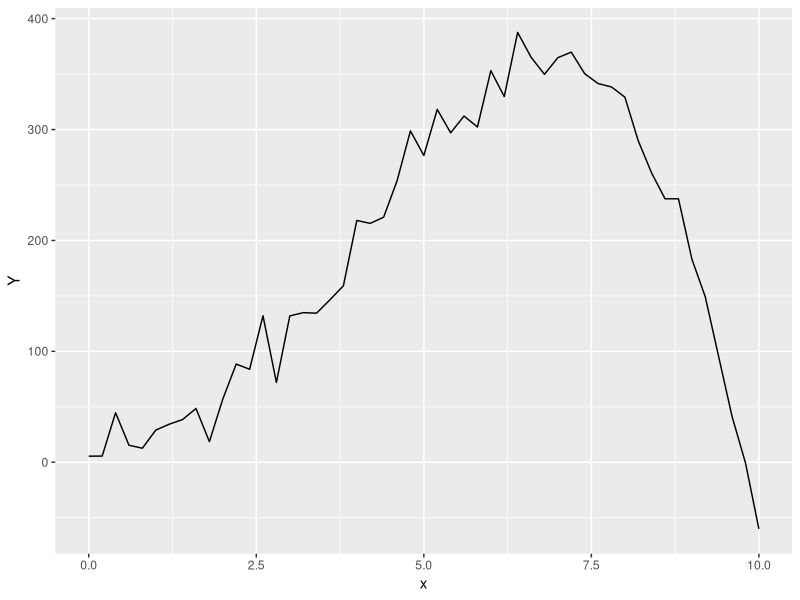
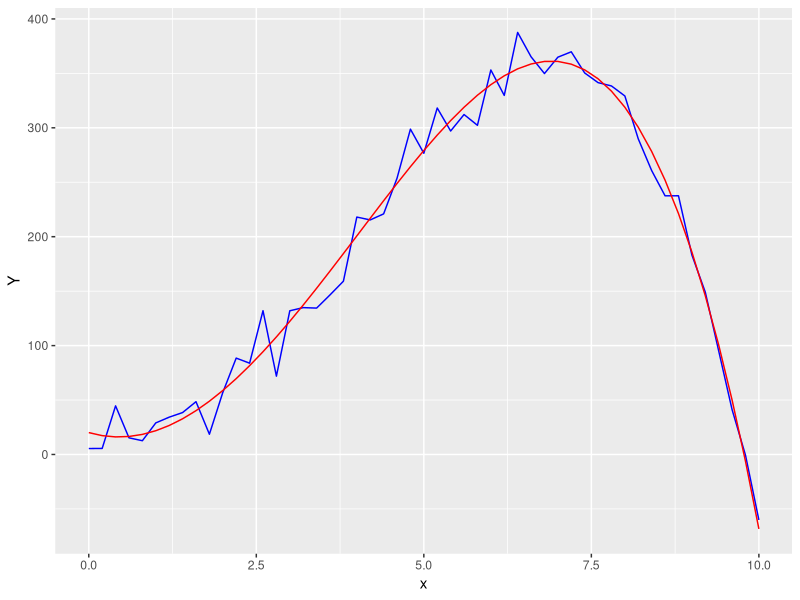

Recreate these plots in R, in order.
## ---- chunk 1
  Y <- function(x, teta, eps) {
    return (teta[1] + teta[2]*x + teta[3]*x**2 + teta[4]*x**3 + teta[5]*x**4 + eps)
  }
## ---- chunk 2
  #1
  a = 0
  b = 10
  n = 50
  m = 5
  
  mean = 0
  sd = 20
  
  tetas <- c(1, -5, 20, -1, -0.1)
  x <- seq(a, b, (b - a) / n)
## ---- chunk 3
  #2
  eps <- rnorm(n + 1, mean=mean, sd=sd)
  Y <- Y(x, teta=tetas, eps=eps)
## ---- chunk 4

  #install.packages("ggplot2")
  library(ggplot2)
  
  
  df <- data.frame(Y, x)
  ggplot(data=df, aes(x=x, y=Y))  + geom_line()

## ---- chunk 5
#3
  X_mat = matrix(1, nrow = n + 1, ncol = 5)
  
  for (i in 1:(n + 1)) {
    for (j in 1:m) {
      X_mat[i, j] = x[i]**(j - 1) 
    }
  }
  
  B = t(X_mat) %*% X_mat
  library(pracma)
  B_inv = inv(B)
  
  
  Tetas_LS = B_inv %*% t(X_mat) %*% Y
  
  print(Tetas_LS)
 
## ---- chunk 6
  Y_cap <- function(x) {
    return (Tetas_LS[1] + Tetas_LS[2]*x + Tetas_LS[3]*x**2 + Tetas_LS[4]*x**3 + Tetas_LS[5]*x**4)
  }
## ---- chunk 7
  Y_cap <- Y_cap(x)
## ---- chunk 8
  df <- data.frame(Y_cap, Y, x)
  ggplot(data=df, aes(x))  + geom_line(aes(y=Y), color='blue') + geom_line(aes(y=Y_cap), color='red')
## ---- chunk 9
  #4
  
  RSS = t(Y - X_mat %*% Tetas_LS) %*% (Y - X_mat %*% Tetas_LS)

  Siqma_square = RSS/(n - m)
  print(Siqma_square)

## ---- chunk 10
  #5

  alpha = 0.01
  
  q1 = qchisq(alpha/2, df=(n - m))
  q2 = qchisq(1 - alpha/2, df=(n - m))
  cat("Квантиль 1", q1, "\n")
  cat("Квантиль 2", q2, "\n")
  
  cat("Доверительный интервал [", RSS/q2, ",", RSS/q1, "]", "с уровнем значимости ", alpha, "\n")
  
## ---- chunk 11
  
  q = qt(1-alpha/2, df=(n - m))

  cat("Квантиль ", q, "\n")

  
  for (i in 1:m) {
    cat("Доверительный интервал для teta" , i,  "[", Tetas_LS[i] - q * sqrt(Siqma_square * B_inv[i, i]), "," , Tetas_LS[i] + q * sqrt(Siqma_square * B_inv[i, i]), "] с уровнем значимости ", alpha, "\n")
  }
  
## ---- chunk 12
  #6
  for (i in 1:m) {
    if(abs(tetas[i]/(sqrt(Siqma_square * B_inv[i, i]))) <= q) {
      cat("H0 для teta[", i, "] = ", tetas[i],"\n")
    }
    else {
      cat("H1 для teta[", i, "] = ", tetas[i], "\n")
    }
  }
## ---- chunk 13
  #7
  Y_bar = 1/n * sum(Y)
  
  cat("d = ", 1 - RSS/(sum((Y-Y_bar)^2)))
## ---- chunk 14
  #8
